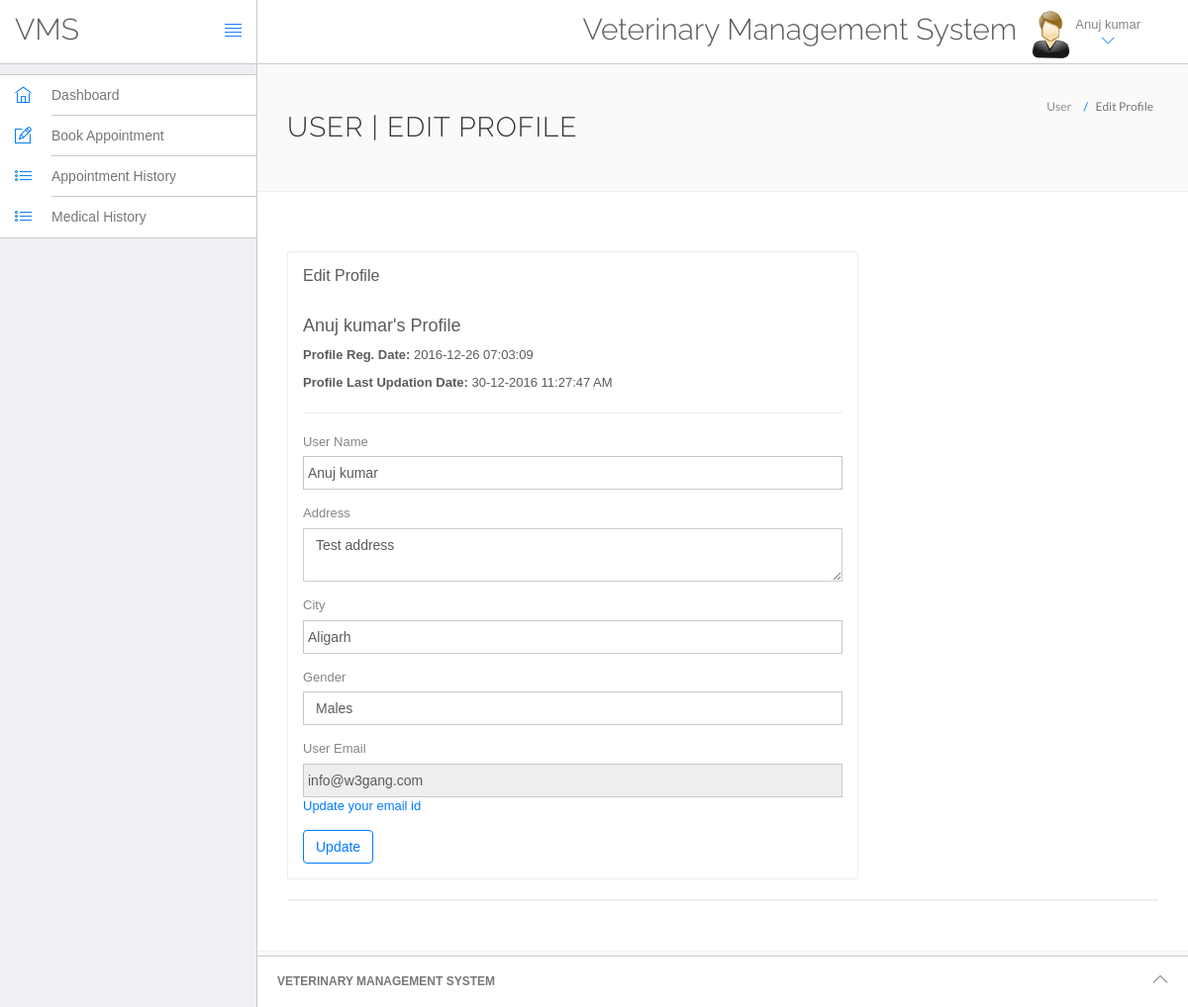
/vms/edit-profile.php (signed in), run on the app's committed database.
### tables this page shows
CREATE TABLE `users` (
  `id` int(11) NOT NULL,
  `fullName` varchar(255) NOT NULL,
  `address` longtext NOT NULL,
  `city` varchar(255) NOT NULL,
  `gender` varchar(255) NOT NULL,
  `email` varchar(255) NOT NULL,
  `password` varchar(255) NOT NULL,
  `regDate` timestamp NOT NULL DEFAULT current_timestamp(),
  `updationDate` varchar(255) NOT NULL
);

### vms/edit-profile.php (the view, shortened to what this page needs)
<?php
include('include/config.php');
?>
<!DOCTYPE html>
<html lang="en">
	<head>
		<link rel="stylesheet" href="vendor/bootstrap/css/bootstrap.min.css">
		<link rel="stylesheet" href="vendor/fontawesome/css/font-awesome.min.css">
		<link rel="stylesheet" href="vendor/themify-icons/themify-icons.min.css">
		<link href="vendor/animate.css/animate.min.css" rel="stylesheet" media="screen">
		<link href="vendor/perfect-scrollbar/perfect-scrollbar.min.css" rel="stylesheet" media="screen">
		<link href="vendor/switchery/switchery.min.css" rel="stylesheet" media="screen">
		<link href="vendor/bootstrap-touchspin/jquery.bootstrap-touchspin.min.css" rel="stylesheet" media="screen">
		<link href="vendor/select2/select2.min.css" rel="stylesheet" media="screen">
		<link href="vendor/bootstrap-datepicker/bootstrap-datepicker3.standalone.min.css" rel="stylesheet" media="screen">
		<link href="vendor/bootstrap-timepicker/bootstrap-timepicker.min.css" rel="stylesheet" media="screen">
		<link rel="stylesheet" href="assets/css/styles.css">
		<link rel="stylesheet" href="assets/css/plugins.css">
		<link rel="stylesheet" href="assets/css/themes/theme-1.css" id="skin_color" />
	</head>
	<body>
		<div id="app">
<?php include('include/sidebar.php');?>
			<div class="app-content">
						<?php include('include/header.php');?>
				<div class="main-content" >
					<div class="wrap-content container" id="container">
						<section id="page-title">
							<div class="row">
								<div class="col-sm-8">
									<h1 class="mainTitle">User | Edit Profile</h1>
																	</div>
								<ol class="breadcrumb">
									<li>
										<span>User </span>
									</li>
									<li class="active">
										<span>Edit Profile</span>
									</li>
								</ol>
							</div>
						</section>
						<div class="container-fluid container-fullw bg-white">
							<div class="row">
								<div class="col-md-12">
									<div class="row margin-top-30">
										<div class="col-lg-8 col-md-12">
											<div class="panel panel-white">
												<div class="panel-heading">
													<h5 class="panel-title">Edit Profile</h5>
												</div>
												<div class="panel-body">
									<?php
$sql=mysqli_query($con,"select * from users where id='".$_SESSION['id']."'");
while($data=mysqli_fetch_array($sql))
{
?>
<h4><?php echo htmlentities($data['fullName']);?>'s Profile</h4>
<p><b>Profile Reg. Date: </b><?php echo htmlentities($data['regDate']);?></p>
<?php if($data['updationDate']){?>
<p><b>Profile Last Updation Date: </b><?php echo htmlentities($data['updationDate']);?></p>
<?php } ?>
<hr />													<form role="form" name="edit" method="post">
<div class="form-group">
															<label for="fname">
																 User Name
															</label>
	<input type="text" name="fname" class="form-control" value="<?php echo htmlentities($data['fullName']);?>" >
														</div>
<div class="form-group">
															<label for="address">
																 Address
															</label>
					<textarea name="address" class="form-control"><?php echo htmlentities($data['address']);?></textarea>
														</div>
<div class="form-group">
															<label for="city">
																 City
															</label>
		<input type="text" name="city" class="form-control" required="required"  value="<?php echo htmlentities($data['city']);?>" >
														</div>
<div class="form-group">
									<label for="gender">
																Gender
															</label>
<select name="gender" class="form-control" required="required" >
<option value="<?php echo htmlentities($data['gender']);?>"><?php echo htmlentities($data['gender']);?></option>
</select>
														</div>
<div class="form-group">
									<label for="fess">
																 User Email
															</label>
					<input type="email" name="uemail" class="form-control"  readonly="readonly"  value="<?php echo htmlentities($data['email']);?>">
					<a href="change-emaild.php">Update your email id</a>
														</div>
														<button type="submit" name="submit" class="btn btn-o btn-primary">
															Update
														</button>
													</form>
													<?php } ?>
												</div>
											</div>
										</div>
											</div>
										</div>
									<div class="col-lg-12 col-md-12">
											<div class="panel panel-white">
											</div>
										</div>
									</div>
								</div>
					</div>
				</div>
			</div>
	<?php include('include/footer.php');?>
		</div>
	</body>
</html>

### vms/include/header.php (shortened to what this page needs)
<header class="navbar navbar-default navbar-static-top">
					<div class="navbar-header">
						<a class="navbar-brand" href="#">
							<h2 style="padding-top:20% ">VMS</h2>
						</a>
						<a href="#" class="sidebar-toggler pull-right visible-md visible-lg" data-toggle-class="app-sidebar-closed" data-toggle-target="#app">
							<i class="ti-align-justify"></i>
						</a>
					</div>
					<div class="navbar-collapse collapse">
						<ul class="nav navbar-right">
								<li  style="padding-top:2% ">
								<h2>Veterinary Management System</h2>
							</li>
							<li class="dropdown current-user">
								<a href class="dropdown-toggle" data-toggle="dropdown">
									<img src="assets/images/images.jpg"> <span class="username">
									<?php $query=mysqli_query($con,"select fullName from users where id='".$_SESSION['id']."'");
while($row=mysqli_fetch_array($query))
{
	echo $row['fullName'];
}
									?> <i class="ti-angle-down"></i></i></span>
								</a>
							</li>
						</ul>
					</div>
				</header>

### vms/assets/css/themes/theme-1.css (style rules this page uses)
body { background: #FAFAFA; }
header .navbar-header { background: #ffffff !important; border-right-color: #c8c7cc !important; border-bottom-color: #c8c7cc !important; }
header .navbar-header .sidebar-toggler, header .navbar-header .sidebar-mobile-toggler { color: #007aff !important; }
header .navbar-header .navbar-brand { color: #777 !important; }
header .navbar-collapse { background: #ffffff !important; border-bottom-color: #c8c7cc !important; box-shadow: none !important; }
header .navbar-collapse .navbar-right > li > a { color: #777; }
header .navbar-collapse .navbar-right > li > a i { color: #007aff !important; }

### data on the page
users: fullName "Anuj kumar", regDate "2016-12-26 07:03:09", updationDate "30-12-2016 11:27:47 AM", fname "Anuj kumar", address "Test address", city "Aligarh", gender "Males", uemail "info@w3gang.com"
